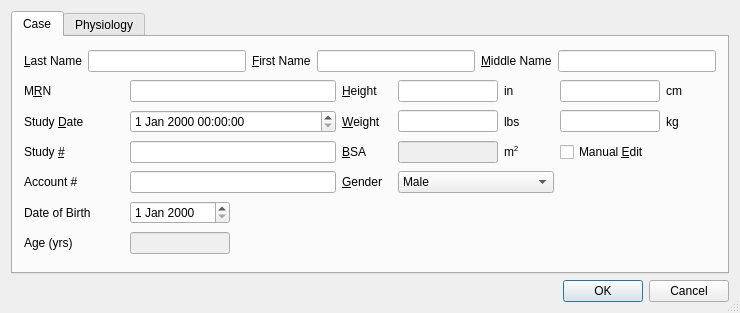
<ui version="4.0" >
 <class>PatientDialog</class>
 <widget class="QDialog" name="PatientDialog" >
  <property name="geometry" >
   <rect>
    <x>0</x>
    <y>0</y>
    <width>735</width>
    <height>313</height>
   </rect>
  </property>
  <property name="windowTitle" >
   <string>Patient Information</string>
  </property>
  <property name="sizeGripEnabled" >
   <bool>true</bool>
  </property>
  <layout class="QGridLayout" >
   <item row="0" column="0" >
    <widget class="QTabWidget" name="tabWidget" >
     <property name="currentIndex" >
      <number>0</number>
     </property>
     <widget class="QWidget" name="caseTab" >
      <attribute name="title" >
       <string>Case</string>
      </attribute>
      <layout class="QGridLayout" >
       <item row="0" column="0" colspan="8" >
        <layout class="QHBoxLayout" >
         <item>
          <widget class="QLabel" name="textLabel1" >
           <property name="text" >
            <string>&amp;Last Name</string>
           </property>
           <property name="buddy" >
            <cstring>lastNameLineEdit</cstring>
           </property>
          </widget>
         </item>
         <item>
          <widget class="QLineEdit" name="lastNameLineEdit" />
         </item>
         <item>
          <widget class="QLabel" name="textLabel2" >
           <property name="text" >
            <string>&amp;First Name</string>
           </property>
           <property name="buddy" >
            <cstring>firstNameLineEdit</cstring>
           </property>
          </widget>
         </item>
         <item>
          <widget class="QLineEdit" name="firstNameLineEdit" />
         </item>
         <item>
          <widget class="QLabel" name="textLabel3" >
           <property name="text" >
            <string>&amp;Middle Name</string>
           </property>
           <property name="alignment" >
            <set>Qt::AlignVCenter</set>
           </property>
           <property name="buddy" >
            <cstring>middleNameLineEdit</cstring>
           </property>
          </widget>
         </item>
         <item>
          <widget class="QLineEdit" name="middleNameLineEdit" />
         </item>
        </layout>
       </item>
       <item row="1" column="0" >
        <widget class="QLabel" name="textLabel2_2" >
         <property name="sizePolicy" >
          <sizepolicy vsizetype="Preferred" hsizetype="Preferred" >
           <horstretch>0</horstretch>
           <verstretch>0</verstretch>
          </sizepolicy>
         </property>
         <property name="minimumSize" >
          <size>
           <width>100</width>
           <height>0</height>
          </size>
         </property>
         <property name="text" >
          <string>M&amp;RN</string>
         </property>
         <property name="buddy" >
          <cstring>mrnLineEdit</cstring>
         </property>
        </widget>
       </item>
       <item row="1" column="1" colspan="2" >
        <widget class="QLineEdit" name="mrnLineEdit" >
         <property name="sizePolicy" >
          <sizepolicy vsizetype="Fixed" hsizetype="Minimum" >
           <horstretch>0</horstretch>
           <verstretch>0</verstretch>
          </sizepolicy>
         </property>
         <property name="minimumSize" >
          <size>
           <width>200</width>
           <height>0</height>
          </size>
         </property>
        </widget>
       </item>
       <item row="1" column="3" >
        <widget class="QLabel" name="textLabel6" >
         <property name="minimumSize" >
          <size>
           <width>50</width>
           <height>0</height>
          </size>
         </property>
         <property name="text" >
          <string>&amp;Height</string>
         </property>
         <property name="buddy" >
          <cstring>heightInLineEdit</cstring>
         </property>
        </widget>
       </item>
       <item row="1" column="4" >
        <widget class="QLineEdit" name="heightInLineEdit" >
         <property name="sizePolicy" >
          <sizepolicy vsizetype="Fixed" hsizetype="Minimum" >
           <horstretch>0</horstretch>
           <verstretch>0</verstretch>
          </sizepolicy>
         </property>
         <property name="minimumSize" >
          <size>
           <width>100</width>
           <height>0</height>
          </size>
         </property>
        </widget>
       </item>
       <item row="1" column="5" >
        <widget class="QLabel" name="textLabel1_3" >
         <property name="minimumSize" >
          <size>
           <width>50</width>
           <height>0</height>
          </size>
         </property>
         <property name="text" >
          <string>in</string>
         </property>
        </widget>
       </item>
       <item row="1" column="6" >
        <widget class="QLineEdit" name="heightCmLineEdit" >
         <property name="sizePolicy" >
          <sizepolicy vsizetype="Fixed" hsizetype="Minimum" >
           <horstretch>0</horstretch>
           <verstretch>0</verstretch>
          </sizepolicy>
         </property>
         <property name="minimumSize" >
          <size>
           <width>100</width>
           <height>0</height>
          </size>
         </property>
        </widget>
       </item>
       <item row="1" column="7" >
        <widget class="QLabel" name="textLabel3_2" >
         <property name="minimumSize" >
          <size>
           <width>50</width>
           <height>0</height>
          </size>
         </property>
         <property name="text" >
          <string>cm</string>
         </property>
        </widget>
       </item>
       <item row="2" column="0" >
        <widget class="QLabel" name="textLabel1_5" >
         <property name="minimumSize" >
          <size>
           <width>100</width>
           <height>0</height>
          </size>
         </property>
         <property name="text" >
          <string>Study &amp;Date</string>
         </property>
         <property name="buddy" >
          <cstring>studyDateTimeEdit</cstring>
         </property>
        </widget>
       </item>
       <item row="2" column="1" colspan="2" >
        <widget class="QDateTimeEdit" name="studyDateTimeEdit" >
         <property name="sizePolicy" >
          <sizepolicy vsizetype="Fixed" hsizetype="Minimum" >
           <horstretch>0</horstretch>
           <verstretch>0</verstretch>
          </sizepolicy>
         </property>
         <property name="minimumSize" >
          <size>
           <width>200</width>
           <height>0</height>
          </size>
         </property>
        </widget>
       </item>
       <item row="2" column="3" >
        <widget class="QLabel" name="textLabel11" >
         <property name="minimumSize" >
          <size>
           <width>50</width>
           <height>0</height>
          </size>
         </property>
         <property name="text" >
          <string>&amp;Weight</string>
         </property>
         <property name="buddy" >
          <cstring>weightLbsLineEdit</cstring>
         </property>
        </widget>
       </item>
       <item row="2" column="4" >
        <widget class="QLineEdit" name="weightLbsLineEdit" >
         <property name="sizePolicy" >
          <sizepolicy vsizetype="Fixed" hsizetype="Minimum" >
           <horstretch>0</horstretch>
           <verstretch>0</verstretch>
          </sizepolicy>
         </property>
         <property name="minimumSize" >
          <size>
           <width>100</width>
           <height>0</height>
          </size>
         </property>
        </widget>
       </item>
       <item row="2" column="5" >
        <widget class="QLabel" name="textLabel2_3" >
         <property name="minimumSize" >
          <size>
           <width>50</width>
           <height>0</height>
          </size>
         </property>
         <property name="text" >
          <string>lbs</string>
         </property>
        </widget>
       </item>
       <item row="2" column="6" >
        <widget class="QLineEdit" name="weightKgLineEdit" >
         <property name="sizePolicy" >
          <sizepolicy vsizetype="Fixed" hsizetype="Minimum" >
           <horstretch>0</horstretch>
           <verstretch>0</verstretch>
          </sizepolicy>
         </property>
         <property name="minimumSize" >
          <size>
           <width>100</width>
           <height>0</height>
          </size>
         </property>
        </widget>
       </item>
       <item row="2" column="7" >
        <widget class="QLabel" name="textLabel4_2" >
         <property name="minimumSize" >
          <size>
           <width>50</width>
           <height>0</height>
          </size>
         </property>
         <property name="text" >
          <string>kg</string>
         </property>
        </widget>
       </item>
       <item row="3" column="0" >
        <widget class="QLabel" name="textLabel2_4" >
         <property name="minimumSize" >
          <size>
           <width>100</width>
           <height>0</height>
          </size>
         </property>
         <property name="text" >
          <string>Study &amp;#</string>
         </property>
         <property name="buddy" >
          <cstring>studyNumberLineEdit</cstring>
         </property>
        </widget>
       </item>
       <item row="3" column="1" colspan="2" >
        <widget class="QLineEdit" name="studyNumberLineEdit" >
         <property name="sizePolicy" >
          <sizepolicy vsizetype="Fixed" hsizetype="Minimum" >
           <horstretch>0</horstretch>
           <verstretch>0</verstretch>
          </sizepolicy>
         </property>
         <property name="minimumSize" >
          <size>
           <width>200</width>
           <height>0</height>
          </size>
         </property>
        </widget>
       </item>
       <item row="3" column="3" >
        <widget class="QLabel" name="textLabel12" >
         <property name="minimumSize" >
          <size>
           <width>50</width>
           <height>0</height>
          </size>
         </property>
         <property name="text" >
          <string>&amp;BSA</string>
         </property>
         <property name="buddy" >
          <cstring>bsaLineEdit</cstring>
         </property>
        </widget>
       </item>
       <item row="3" column="4" >
        <widget class="QLineEdit" name="bsaLineEdit" >
         <property name="enabled" >
          <bool>false</bool>
         </property>
         <property name="sizePolicy" >
          <sizepolicy vsizetype="Fixed" hsizetype="Minimum" >
           <horstretch>0</horstretch>
           <verstretch>0</verstretch>
          </sizepolicy>
         </property>
         <property name="minimumSize" >
          <size>
           <width>100</width>
           <height>0</height>
          </size>
         </property>
        </widget>
       </item>
       <item row="3" column="5" >
        <widget class="QLabel" name="textLabel5_2" >
         <property name="minimumSize" >
          <size>
           <width>50</width>
           <height>0</height>
          </size>
         </property>
         <property name="text" >
          <string>m&lt;SUP>2&lt;/SUP></string>
         </property>
        </widget>
       </item>
       <item row="3" column="6" >
        <widget class="QCheckBox" name="manualEditBsaCheckBox" >
         <property name="text" >
          <string>Manual &amp;Edit</string>
         </property>
         <property name="shortcut" >
          <string>Alt+E</string>
         </property>
        </widget>
       </item>
       <item row="4" column="0" >
        <widget class="QLabel" name="label" >
         <property name="sizePolicy" >
          <sizepolicy vsizetype="Preferred" hsizetype="Preferred" >
           <horstretch>0</horstretch>
           <verstretch>0</verstretch>
          </sizepolicy>
         </property>
         <property name="minimumSize" >
          <size>
           <width>100</width>
           <height>0</height>
          </size>
         </property>
         <property name="text" >
          <string>Account #</string>
         </property>
         <property name="buddy" >
          <cstring>accountNumberLineEdit</cstring>
         </property>
        </widget>
       </item>
       <item row="4" column="1" colspan="2" >
        <widget class="QLineEdit" name="accountNumberLineEdit" >
         <property name="sizePolicy" >
          <sizepolicy vsizetype="Fixed" hsizetype="Minimum" >
           <horstretch>0</horstretch>
           <verstretch>0</verstretch>
          </sizepolicy>
         </property>
         <property name="minimumSize" >
          <size>
           <width>200</width>
           <height>0</height>
          </size>
         </property>
        </widget>
       </item>
       <item row="4" column="3" >
        <widget class="QLabel" name="textLabel1_4" >
         <property name="minimumSize" >
          <size>
           <width>50</width>
           <height>0</height>
          </size>
         </property>
         <property name="text" >
          <string>&amp;Gender</string>
         </property>
         <property name="buddy" >
          <cstring>sexComboBox</cstring>
         </property>
        </widget>
       </item>
       <item row="4" column="4" colspan="2" >
        <widget class="QComboBox" name="sexComboBox" >
         <item>
          <property name="text" >
           <string>Male</string>
          </property>
         </item>
         <item>
          <property name="text" >
           <string>Female</string>
          </property>
         </item>
        </widget>
       </item>
       <item row="5" column="0" >
        <widget class="QLabel" name="textLabel4" >
         <property name="sizePolicy" >
          <sizepolicy vsizetype="Preferred" hsizetype="Preferred" >
           <horstretch>0</horstretch>
           <verstretch>0</verstretch>
          </sizepolicy>
         </property>
         <property name="minimumSize" >
          <size>
           <width>100</width>
           <height>0</height>
          </size>
         </property>
         <property name="text" >
          <string>Date of Birth</string>
         </property>
         <property name="buddy" >
          <cstring>dobDateEdit</cstring>
         </property>
        </widget>
       </item>
       <item row="5" column="1" >
        <widget class="QDateEdit" name="dobDateEdit" >
         <property name="sizePolicy" >
          <sizepolicy vsizetype="Fixed" hsizetype="Minimum" >
           <horstretch>0</horstretch>
           <verstretch>0</verstretch>
          </sizepolicy>
         </property>
         <property name="minimumSize" >
          <size>
           <width>100</width>
           <height>0</height>
          </size>
         </property>
        </widget>
       </item>
       <item row="5" column="2" >
        <widget class="QLabel" name="dobLabel" >
         <property name="minimumSize" >
          <size>
           <width>100</width>
           <height>0</height>
          </size>
         </property>
         <property name="text" >
          <string/>
         </property>
        </widget>
       </item>
       <item row="6" column="0" >
        <widget class="QLabel" name="label_2" >
         <property name="sizePolicy" >
          <sizepolicy vsizetype="Preferred" hsizetype="Preferred" >
           <horstretch>0</horstretch>
           <verstretch>0</verstretch>
          </sizepolicy>
         </property>
         <property name="minimumSize" >
          <size>
           <width>100</width>
           <height>0</height>
          </size>
         </property>
         <property name="text" >
          <string>Age (yrs)</string>
         </property>
         <property name="buddy" >
          <cstring>ageLineEdit</cstring>
         </property>
        </widget>
       </item>
       <item row="6" column="1" >
        <widget class="QLineEdit" name="ageLineEdit" >
         <property name="enabled" >
          <bool>false</bool>
         </property>
         <property name="minimumSize" >
          <size>
           <width>100</width>
           <height>0</height>
          </size>
         </property>
        </widget>
       </item>
      </layout>
     </widget>
     <widget class="QWidget" name="physiologyTab" >
      <attribute name="title" >
       <string>Physiology</string>
      </attribute>
      <widget class="QWidget" name="layoutWidget" >
       <property name="geometry" >
        <rect>
         <x>20</x>
         <y>20</y>
         <width>223</width>
         <height>211</height>
        </rect>
       </property>
       <layout class="QGridLayout" >
        <item row="0" column="0" >
         <widget class="QLabel" name="textLabel5" >
          <property name="text" >
           <string>&amp;Heart</string>
          </property>
          <property name="buddy" >
           <cstring>heartComboBox</cstring>
          </property>
         </widget>
        </item>
        <item row="0" column="1" colspan="2" >
         <widget class="QComboBox" name="heartComboBox" >
          <item>
           <property name="text" >
            <string>default</string>
           </property>
          </item>
          <item>
           <property name="text" >
            <string>new heart</string>
           </property>
          </item>
         </widget>
        </item>
        <item row="1" column="0" colspan="2" >
         <widget class="QLabel" name="textLabel1_2" >
          <property name="text" >
           <string>E&amp;jection Fraction (%)</string>
          </property>
          <property name="buddy" >
           <cstring>efSpinBox</cstring>
          </property>
         </widget>
        </item>
        <item row="1" column="2" >
         <widget class="QSpinBox" name="efSpinBox" >
          <property name="minimumSize" >
           <size>
            <width>80</width>
            <height>0</height>
           </size>
          </property>
          <property name="minimum" >
           <number>1</number>
          </property>
          <property name="maximum" >
           <number>100</number>
          </property>
          <property name="value" >
           <number>50</number>
          </property>
         </widget>
        </item>
        <item row="2" column="0" >
         <widget class="QLabel" name="textLabel13" >
          <property name="text" >
           <string>&amp;Vagal Tone</string>
          </property>
          <property name="buddy" >
           <cstring>vagalToneSpinBox</cstring>
          </property>
         </widget>
        </item>
        <item row="2" column="2" >
         <widget class="QSpinBox" name="vagalToneSpinBox" >
          <property name="minimumSize" >
           <size>
            <width>80</width>
            <height>0</height>
           </size>
          </property>
          <property name="minimum" >
           <number>1</number>
          </property>
          <property name="maximum" >
           <number>100</number>
          </property>
          <property name="value" >
           <number>50</number>
          </property>
         </widget>
        </item>
        <item row="3" column="0" >
         <widget class="QLabel" name="textLabel14" >
          <property name="text" >
           <string>S&amp;ympathetic Tone</string>
          </property>
          <property name="buddy" >
           <cstring>sympatheticToneSpinBox</cstring>
          </property>
         </widget>
        </item>
        <item row="3" column="2" >
         <widget class="QSpinBox" name="sympatheticToneSpinBox" >
          <property name="minimumSize" >
           <size>
            <width>80</width>
            <height>0</height>
           </size>
          </property>
          <property name="minimum" >
           <number>1</number>
          </property>
          <property name="maximum" >
           <number>100</number>
          </property>
          <property name="value" >
           <number>50</number>
          </property>
         </widget>
        </item>
        <item row="4" column="0" colspan="3" >
         <widget class="QCheckBox" name="ischemiaCheckBox" >
          <property name="text" >
           <string>&amp;Ischemia</string>
          </property>
          <property name="shortcut" >
           <string>Alt+I</string>
          </property>
         </widget>
        </item>
       </layout>
      </widget>
     </widget>
    </widget>
   </item>
   <item row="1" column="0" >
    <widget class="QDialogButtonBox" name="buttonBox" >
     <property name="standardButtons" >
      <set>QDialogButtonBox::Cancel|QDialogButtonBox::NoButton|QDialogButtonBox::Ok</set>
     </property>
    </widget>
   </item>
  </layout>
 </widget>
 <layoutdefault spacing="6" margin="11" />
 <pixmapfunction>qPixmapFromMimeSource</pixmapfunction>
 <tabstops>
  <tabstop>lastNameLineEdit</tabstop>
  <tabstop>firstNameLineEdit</tabstop>
  <tabstop>middleNameLineEdit</tabstop>
  <tabstop>mrnLineEdit</tabstop>
  <tabstop>heightInLineEdit</tabstop>
  <tabstop>heightCmLineEdit</tabstop>
  <tabstop>studyDateTimeEdit</tabstop>
  <tabstop>weightLbsLineEdit</tabstop>
  <tabstop>weightKgLineEdit</tabstop>
  <tabstop>studyNumberLineEdit</tabstop>
  <tabstop>bsaLineEdit</tabstop>
  <tabstop>manualEditBsaCheckBox</tabstop>
  <tabstop>accountNumberLineEdit</tabstop>
  <tabstop>sexComboBox</tabstop>
  <tabstop>dobDateEdit</tabstop>
  <tabstop>ageLineEdit</tabstop>
  <tabstop>heartComboBox</tabstop>
  <tabstop>efSpinBox</tabstop>
  <tabstop>vagalToneSpinBox</tabstop>
  <tabstop>sympatheticToneSpinBox</tabstop>
  <tabstop>ischemiaCheckBox</tabstop>
  <tabstop>tabWidget</tabstop>
  <tabstop>buttonBox</tabstop>
 </tabstops>
 <resources/>
 <connections/>
</ui>
